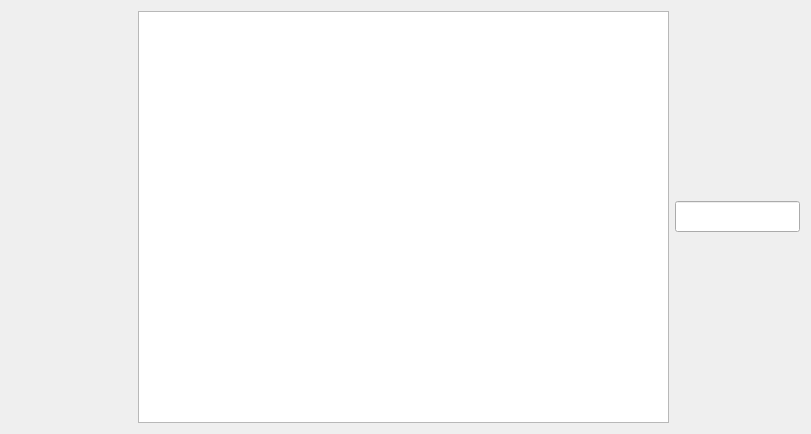
<?xml version="1.0" encoding="UTF-8"?>
<ui version="4.0">
 <class>PatientMessage</class>
 <widget class="QWidget" name="PatientMessage">
  <property name="geometry">
   <rect>
    <x>0</x>
    <y>0</y>
    <width>811</width>
    <height>434</height>
   </rect>
  </property>
  <property name="windowTitle">
   <string>MedicalIntelligence (Patient Client)</string>
  </property>
  <layout class="QGridLayout" name="gridLayout">
   <item row="0" column="2">
    <widget class="QTextBrowser" name="content"/>
   </item>
   <item row="0" column="1">
    <widget class="QLabel" name="label">
     <property name="minimumSize">
      <size>
       <width>121</width>
       <height>0</height>
      </size>
     </property>
     <property name="text">
      <string/>
     </property>
    </widget>
   </item>
   <item row="0" column="3">
    <widget class="QLineEdit" name="name">
     <property name="minimumSize">
      <size>
       <width>125</width>
       <height>31</height>
      </size>
     </property>
     <property name="maximumSize">
      <size>
       <width>125</width>
       <height>31</height>
      </size>
     </property>
    </widget>
   </item>
  </layout>
 </widget>
 <resources/>
 <connections/>
</ui>
